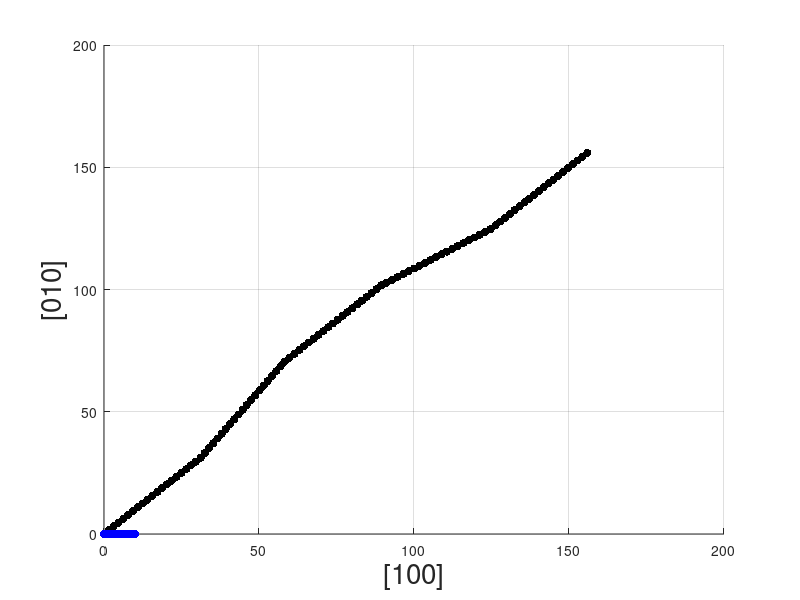

MATLAB code to generate this figure:
clc;clear;close all;

A = [-1/sqrt(6) 2/sqrt(6) -1/sqrt(6); -1/sqrt(2) 0 1/sqrt(2); 1/sqrt(3) 1/sqrt(3) 1/sqrt(3)];

x_coor = [1 0 0];
y_coor = [0 1 0];
z_coor = [0 0 1];

x_equi = 0;
h_saddle = 10;
N = 100;

for i = 1:20%fraction of a1 in AD
    x(i) = x_equi;
end
for i = 21:40%fraction of a1 in AD
    x(i) = x_equi+h_saddle/(N*0.2)*i-h_saddle;
end
for i = 41:60%fraction of w in AD
    x(i) = x_equi+h_saddle;
end
for i = 61:80%fraction of a2 in AD
    x(i) = x_equi-h_saddle/(N*0.2)*i+h_saddle*(1)/0.25;
end
for i = 81:100
    x(i) = x_equi;
end


for i = 1:100
    y(i) = 0;
    z(i) = i*2.7;
end

for i = 1:99
    dL_old(i) = sqrt((x(i+1)-x(i))^2+(y(i+1)-y(i))^2+(z(i+1)-z(i))^2);
end
sum_dL_old = sum(dL_old)


for i = 1:100
    trapezoid_old(i,:) = [x(i),y(i),z(i)];
    x_old(i) = trapezoid_old(i,1);
    y_old(i) = trapezoid_old(i,2);
    z_old(i) = trapezoid_old(i,3);
end
x_axis_old = [1 0 0]*50;
y_axis_old = [0 1 0]*50;
z_axis_old = [0 0 1]*50;
for i = 1:100
   hold on  
   scatter3(x_old(i),y_old(i),z_old(i),'b','filled')
   %{
   plot3([0,x_axis_old(1)],[0,x_axis_old(2)],[0,x_axis_old(3)],'b')
   plot3([0,y_axis_old(1)],[0,y_axis_old(2)],[0,y_axis_old(3)],'b')
   plot3([0,z_axis_old(1)],[0,z_axis_old(2)],[0,z_axis_old(3)],'b')
   %}
   hold off

end





%%  new coordinate
x_coor_trans = [-1 2 -1]/sqrt(6);
y_coor_trans = [-1 0 1]/sqrt(2);
z_coor_trans = [1 1 1]/sqrt(3);



%% transformation matrix
% A' = T*A T(1,1) = cos(i'*i)
T(3,3) = zeros;

T(1,1) = x_coor_trans*x_coor';
T(1,2) = x_coor_trans*y_coor';
T(1,3) = x_coor_trans*z_coor';

T(2,1) = y_coor_trans*x_coor';
T(2,2) = y_coor_trans*y_coor';
T(2,3) = y_coor_trans*z_coor';

T(3,1) = z_coor_trans*x_coor';
T(3,2) = z_coor_trans*y_coor';
T(3,3) = z_coor_trans*z_coor';

Tinv = inv(T);
for i = 1:100
    trapezoid_new(i,:) = trapezoid_old(i,:)*T;
    x_new(i) = trapezoid_new(i,1);
    y_new(i) = trapezoid_new(i,2);
    z_new(i) = trapezoid_new(i,3);
end

for i = 1:99
    dL_new(i) = sqrt((x_new(i+1)-x_new(i))^2+(y_new(i+1)-y_new(i))^2+(z_new(i+1)-z_new(i))^2);
end
sum_dL_new = sum(dL_new)
x_axis_new = [-1 2 -1]*50;
y_axis_new = [-1 0 1]*50;
z_axis_new = [1 1 1]*50;

for i = 1:100
   hold on  
   scatter3(x_new(i),y_new(i),z_new(i),'k','filled')
   %{
   plot3([0,x_axis_new(1)],[0,x_axis_new(2)],[0,x_axis_new(3)],'k')
   plot3([0,y_axis_new(1)],[0,y_axis_new(2)],[0,y_axis_new(3)],'k')
   plot3([0,z_axis_new(1)],[0,z_axis_new(2)],[0,z_axis_new(3)],'k')
   %}
   %scatter3(x_axis_new(1),x_axis_new(2),x_axis_new(3),8)
   hold off

end
xlabel('[100]','FontSize',20)
ylabel('[010]','FontSize',20)
zlabel('[001]','FontSize',20)
%Alan W: x,y,z [-1 2 -1], [-1 0 1], [111]

grid on
%{
set(gca,'xtick',[0:20:100])
set(gca,'ytick',[0:20:100])
set(gca,'ztick',[0:20:100])
%}




